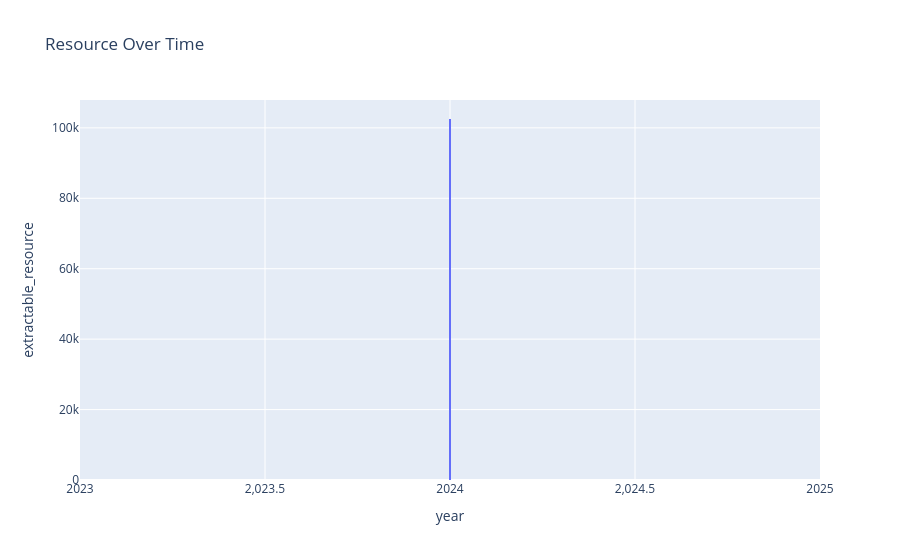

The notebook cell saved with this chart:
### Code cell
fig = px.area(df, x="year", y="extractable_resource",
            title="Resource Over Time")
fig.show()

### Figure 1 — Plotly figure (JSON) as saved in the notebook; plotly's stock layout.template omitted (floating-point values rounded to 4 significant figures; data arrays with more than 128 entries replaced by an {"elided": "..."} marker saying what was removed)
{"data": [{"fillpattern": {"shape": ""}, "hovertemplate": "year=%{x}<br>extractable_resource=%{y}<extra></extra>", "legendgroup": "", "line": {"color": "#636efa"}, "marker": {"symbol": "circle"}, "mode": "lines", "name": "", "orientation": "v", "showlegend": false, "stackgroup": "1", "type": "scatter", "x": {"elided": "758 int values"}, "xaxis": "x", "y": {"elided": "758 float values"}, "yaxis": "y"}], "layout": {"legend": {"tracegroupgap": 0}, "title": {"text": "Resource Over Time"}, "xaxis": {"anchor": "y", "domain": [0, 1], "title": {"text": "year"}}, "yaxis": {"anchor": "x", "domain": [0, 1], "title": {"text": "extractable_resource"}}}}
